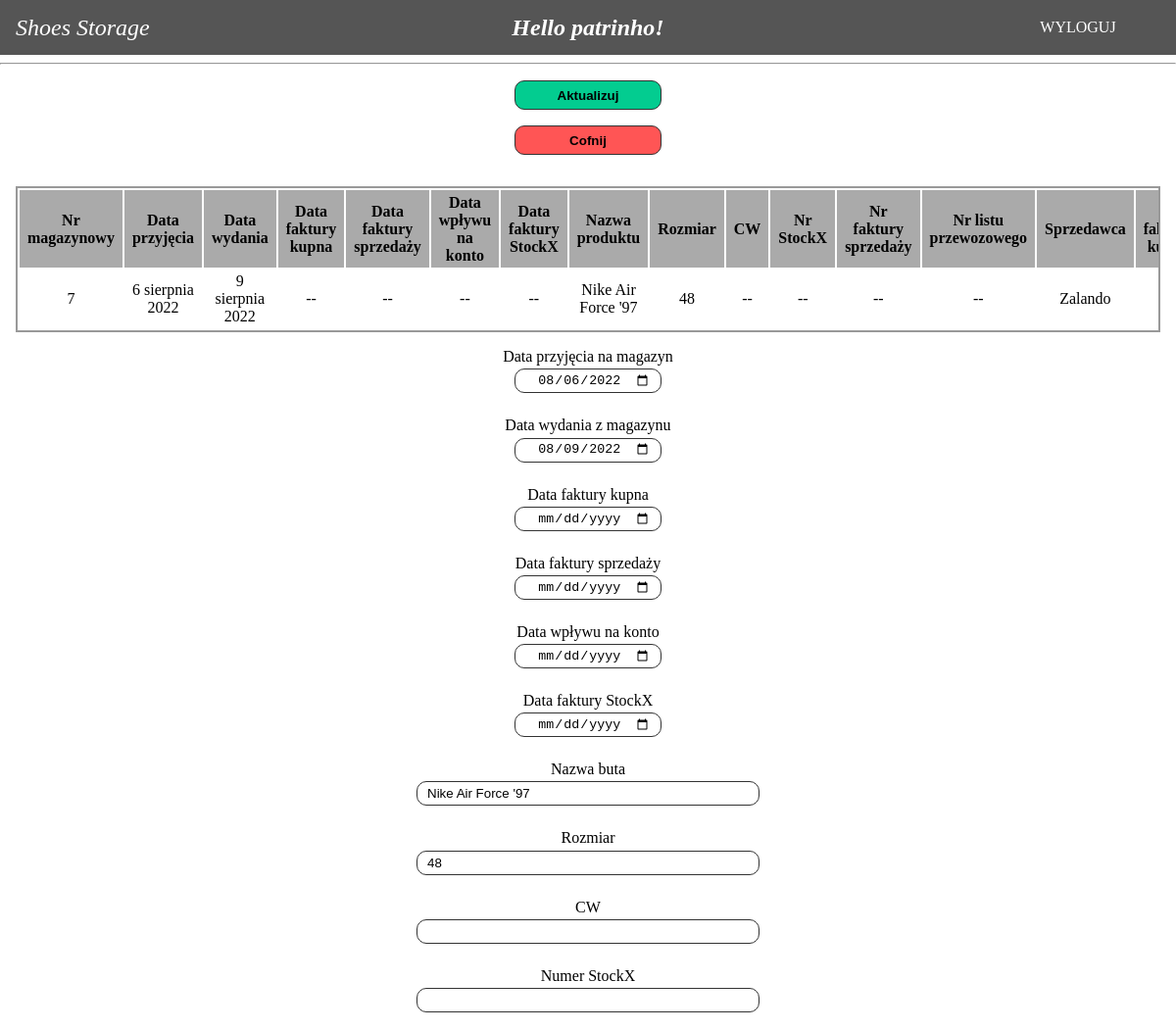
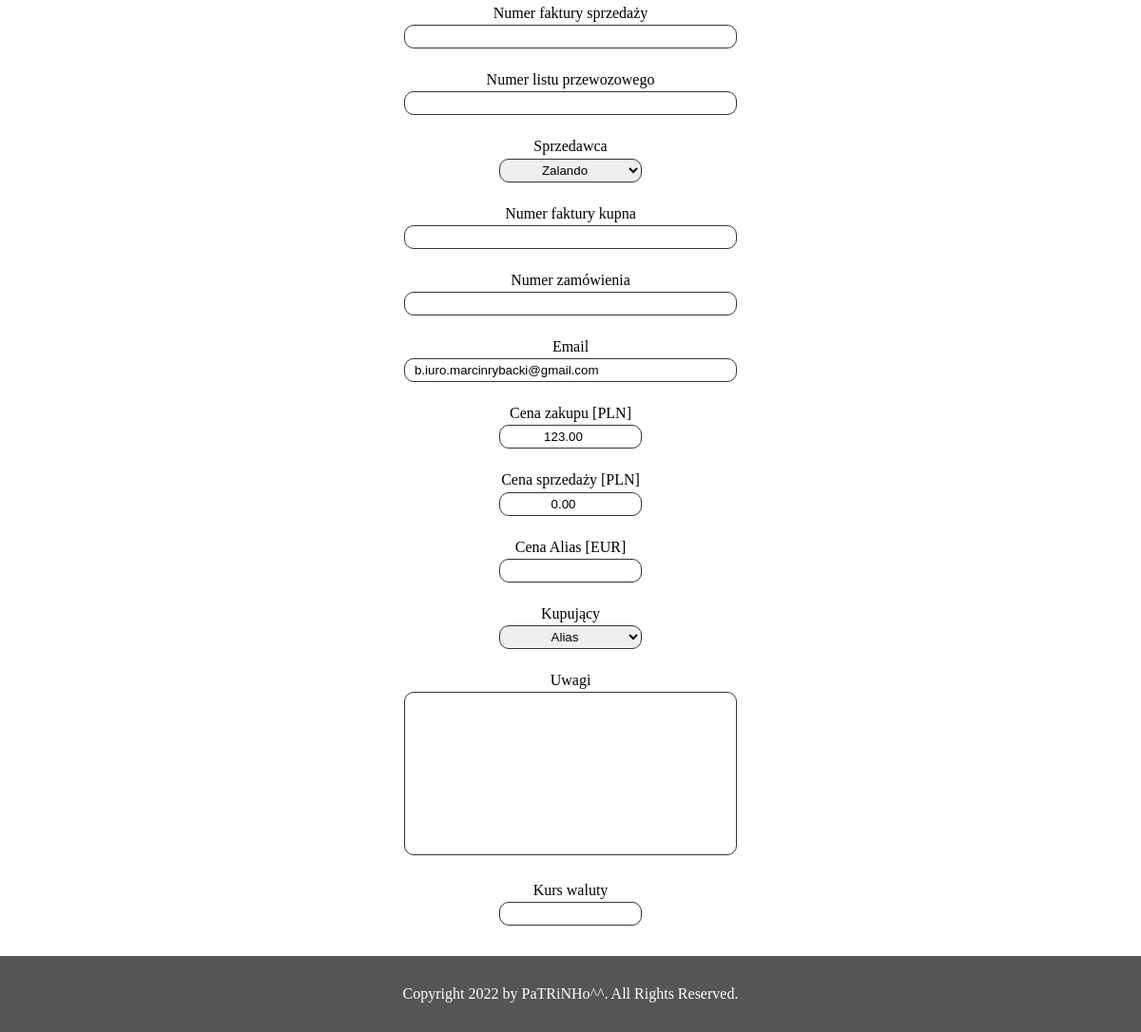
The app's page /input_data_archives/3/ (signed in) with its own data (2 pictures, top to bottom).
### base/models.py (models this page shows, shortened)
class SoldShoe(models.Model):
    storage_nr = models.IntegerField(unique=True, null=True)
    entry_date = models.DateField()
    exit_date = models.DateField()
    buy_invoice_date = models.DateField(blank=True, null=True)
    sell_invoice_date = models.DateField(blank=True, null=True)
    money_income_date = models.DateField(blank=True, null=True)
    stockx_invoice_date = models.DateField(blank=True, null=True)
    name = models.CharField(max_length=200)
    size = models.CharField(max_length=20)
    cw = models.CharField(max_length=20, blank=True)
    stockx_nr = models.CharField(max_length=30, blank=True)
    sell_invoice_nr = models.CharField(max_length=30, blank=True)
    tracking_nr = models.CharField(max_length=30, blank=True)
    seller = models.ForeignKey(Seller, on_delete=models.SET_NULL, null=True)
    buy_invoice_nr = models.CharField(max_length=30, blank=True)
    order_nr = models.CharField(max_length=30, blank=True)
    email = models.CharField(max_length=200)
    buy_price = models.DecimalField(max_digits=7, decimal_places=2)
    sell_price = models.DecimalField(
        max_digits=7, decimal_places=2, blank=True)
    eur_alias = models.DecimalField(
        max_digits=7, decimal_places=2, blank=True, null=True)
    buyer = models.ForeignKey(
        Buyer, on_delete=models.SET_NULL, null=True, blank=True)
    comment = models.TextField(max_length=200, blank=True)
    exchange_rate = models.DecimalField(
        max_digits=5, decimal_places=2, blank=True, null=True)
    class Meta:
        ordering = ('-exit_date', '-id')

class Seller(models.Model):
    name = models.CharField(max_length=200)
    def __str__(self):
        return self.name

### base/views.py (the view, shortened to what this page needs)
# urls.py: path('input_data_archives/<str:pk>/', views.InputDataArchives.as_view(),
class InputDataArchives(LoginRequiredMixin, DetailView):
    template_name = 'base/input_data_archives.html'
    login_url = '/login/'
    model = SoldShoe
    def get_context_data(self, **kwargs):
        context = super().get_context_data(**kwargs)
        sold_shoe = SoldShoe.objects.get(id=self.get_object().pk)
        context['sold_shoe'] = sold_shoe
        context['form'] = SoldMissingForm(instance=sold_shoe)
        context['input_missing'] = True
        return context

### base/models.py (called while the page is built)
    def __str__(self):
        return self.name

### base/templates/base/input_data_archives.html (shortened to what this page needs)
{% extends 'main.html' %}
{% load static %}
{% block content %}
<hr/>
<div class="create-single-wrapper">
    <form action="" method="POST">
        <input type="submit" value="Aktualizuj" name="" id="">
        {% if input_missing %}
        <a class="back-a" href="{% url 'input-missing-archives' %}">
        {% else %}
        <a class="back-a" href="{% url 'archives' %}">
        {% endif %}
            <input type="button" value="Cofnij" name="" id="">
        </a>
        <table class="overwiew-table">
            <tr class="table-header">
                <th>Nr magazynowy</th>
                <th>Data przyjęcia</th>
                <th>Data wydania</th>
                <th>Data faktury kupna</th>
                <th>Data faktury sprzedaży</th>
                <th>Data wpływu na konto</th>
                <th>Data faktury StockX</th>
                <th>Nazwa produktu</th>
                <th>Rozmiar</th>
                <th>CW</th>
                <th>Nr StockX</th>
                <th>Nr faktury sprzedaży</th>
                <th>Nr listu przewozowego</th>
                <th>Sprzedawca</th>
                <th>Nr faktury kupna</th>
            </tr>
            <tr>
                <th>{{sold_shoe.storage_nr|default:"--"}}</th>
                <th>{{sold_shoe.entry_date|default:"--"}}</th>
                <th>{{sold_shoe.exit_date|default:"--"}}</th>
                <th>{{sold_shoe.buy_invoice_date|default:"--"}}</th>
                <th>{{sold_shoe.sell_invoice_date|default:"--"}}</th>
                <th>{{sold_shoe.money_income_date|default:"--"}}</th>
                <th>{{sold_shoe.stockx_invoice_date|default:"--"}}</th>
                <th>{{sold_shoe.name|default:"--"}}</th>
                <th>{{sold_shoe.size|default:"--"}}</th>
                <th>{{sold_shoe.cw|default:"--"}}</th>
                <th>{{sold_shoe.stockx_nr|default:"--"}}</th>
                <th>{{sold_shoe.sell_invoice_nr|default:"--"}}</th>
                <th>{{sold_shoe.tracking_nr|default:"--"}}</th>
                <th>{{sold_shoe.seller|default:"--"}}</th>
                <th>{{sold_shoe.buy_invoice_nr|default:"--"}}</th>
            </tr>
        </table>
        {% for field in form %}
        <div class="form-field">
            <div class="label">{{field.label}}</div>
            <div class="field">{{field}}</div>
        </div>
        {% endfor %}
    </form>
</div>
{% endblock content %}

### templates/navbar.html
{% load static %}
<nav class="navbar">
    <div class="brand-title">
        {% if request.user.is_authenticated %}
        <a href="{% url 'home' %}">Shoes Storage</a>
        {% else %}
        <a href="{% url 'info' %}">Shoes Storage</a>
        {% endif %}
    </div>
    <div class="hello">
        {% if request.user.is_authenticated %}
            <b>Hello {{request.user}}!</b>
        {% else %}
            <b>Hello!</b>
        {% endif %}
    </div>
    <div class="navbar-links">
        {% if request.user.is_authenticated %}
        <div class="action-btn"><a href="{% url 'logout' %}">WYLOGUJ</a></div>
        {% else %}
        <div class="action-btn"><a href="{% url 'login' %}">ZALOGUJ</a></div>
        {% endif %}
    </div>
</nav>

### static/styles/styles.css (style rules this page uses)
* { box-sizing: border-box; }
body { margin: 0; padding: 0; min-height: 100vh; position: relative; padding-bottom: 5rem; }
.navbar { display: grid; grid-template-columns: 200px 1fr 200px; justify-content: space-between; align-items: center; background-color: #555; color: white; }
.brand-title { font-size: 1.5rem; margin: .5rem; margin-left: 1rem; min-width: 150px; font-style: italic; }
.brand-title a { text-decoration: none; color: white; }
.hello { text-align: center; font-size: x-large; font-style: italic; }
.navbar-links { width: 100%; }
.navbar-links .action-btn { width: 150px; border-radius: 1rem; margin-top: .2rem; margin-bottom: .2rem; margin-left: auto; margin-right: auto; }
.navbar-links .action-btn a { text-decoration: none; color: white; padding: 1rem; display: block; text-align: center; }
.create-single-wrapper { margin-left: auto; margin-right: auto; padding-left: 1rem; padding-right: 1rem; margin-top: 1rem; margin-bottom: 2rem; }
.create-single-wrapper .form-field { margin-top: 1rem; margin-bottom: 1.5rem; text-align: center; }
.create-single-wrapper .form-field .label { margin-bottom: .2rem; }
.create-single-wrapper input[type='submit'] { display: block; width: 150px; height: 30px; margin-left: auto; margin-right: auto; margin-bottom: 1rem; border-radius: 10px; background-color: #03cc90; font-weight: bold; border: 1px solid #333; cursor: pointer; }
.create-single-wrapper form a { text-decoration: none; }
.create-single-wrapper input[type='text'] { width: 350px; height: 25px; border-radius: 10px; border: 1px solid #333; padding-left: 10px; padding-right: 10px; }
.create-single-wrapper input[type='number'] { width: 150px; height: 25px; border-radius: 10px; border: 1px solid #333; padding-left: 10px; padding-right: 10px; text-align: center; }
.create-single-wrapper input[type='date'] { width: 150px; height: 25px; border-radius: 10px; border: 1px solid #333; padding-left: 10px; padding-right: 10px; text-align: center; }
.create-single-wrapper select { width: 150px; height: 25px; border-radius: 10px; border: 1px solid #333; padding-left: 10px; padding-right: 10px; text-align: center; }
.create-single-wrapper textarea { width: 350px; resize: none; border-radius: 10px; border: 1px solid #333; padding: 10px; }
tr:nth-child(even) { background: #FFF; }
tr:nth-child(odd) { background: #DDD; }
tr:first-child { background: #AAA; }
.overwiew-table { margin-left: auto; margin-right: auto; }
.overwiew-table tr th { padding-top: .2rem; padding-bottom: .2rem; padding-left: .5rem; padding-right: .5rem; font-weight: normal; }
.overwiew-table .table-header th { font-weight: bold; }
.create-single-wrapper table { border: 2px solid #999; margin-left: auto; margin-right: auto; display: block; overflow-x: auto; }
.back-a { display: block; width: 150px; height: 30px; margin-left: auto; margin-right: auto; border-radius: 10px; margin-bottom: 2rem; text-decoration: none; }
.back-a input[type='button'] { display: block; width: 150px; height: 30px; margin-left: auto; margin-right: auto; margin-bottom: 2rem; border-radius: 10px; background-color: #ff5555; font-weight: bold; border: 1px solid #333; cursor: pointer; }

### records on screen
SoldShoe: storage_nr "7", entry_date "6 sierpnia 2022", exit_date "9 sierpnia 2022", buy_invoice_date "--", sell_invoice_date "--", money_income_date "--", stockx_invoice_date "--", name "Nike Air Force '97", size "48", cw "--", stockx_nr "--", sell_invoice_nr "--", tracking_nr "--", seller "Zalando", form "08/06/2022" "08/09/2022" "Nike Air Force '97" "48" "Zalando" "b.iuro.marcinrybacki@gmail.com" "123.00" "0.00" "Alias"

### other values on screen
{{ request.user }} "patrinho"
{{ field.label }} "Data przyjęcia na magazyn" "Data wydania z magazynu" "Data faktury kupna" "Data faktury sprzedaży" "Data wpływu na konto" "Data faktury StockX" "Nazwa buta" "Rozmiar" "CW" "Numer StockX" "Numer faktury sprzedaży" "Numer listu przewozowego" "Sprzedawca" "Numer faktury kupna" "Numer zamówienia" "Email" "Cena zakupu [PLN]" "Cena sprzedaży [PLN]" "Cena Alias [EUR]" "Kupujący" "Uwagi" "Kurs waluty"
